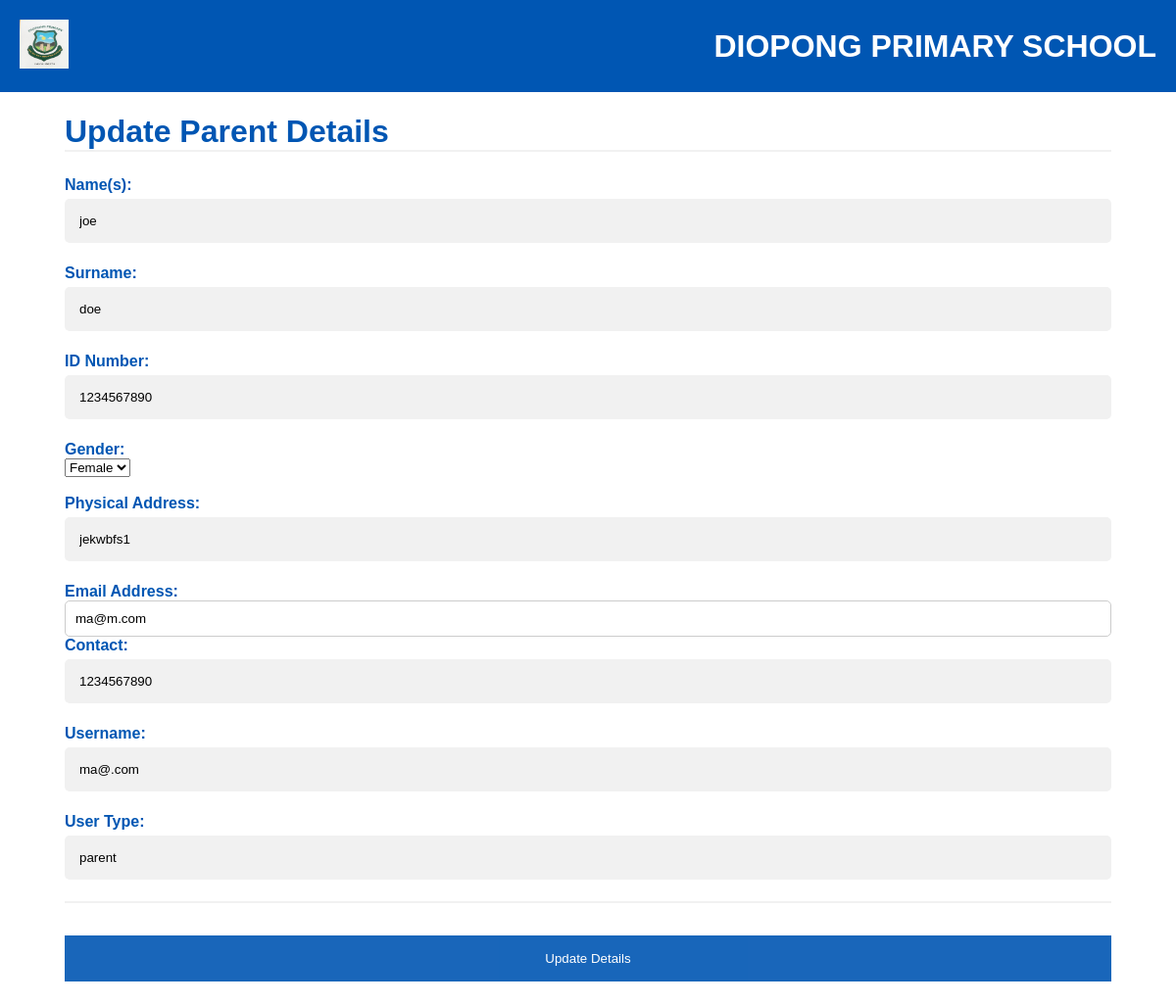
Screenshot of /edit_parent.php with the database file from the repository.
### tables this page shows
CREATE TABLE `parent` (
  `parent_id` int(11) NOT NULL,
  `name` varchar(100) DEFAULT NULL,
  `surname` varchar(100) DEFAULT NULL,
  `id_number` bigint(15) DEFAULT NULL,
  `contact` bigint(15) DEFAULT NULL,
  `address` varchar(100) DEFAULT NULL,
  `email` varchar(100) DEFAULT NULL,
  `registration_date` timestamp NULL DEFAULT current_timestamp(),
  `user_type` varchar(100) NOT NULL,
  `username` varchar(100) NOT NULL,
  `gender` enum('male','female','other','') NOT NULL,
  `password` varchar(255) NOT NULL
);

### edit_parent.php (the view, shortened to what this page needs)
<?php
$conn = new mysqli("localhost", "root", "", "smart_report");
$parent_id = isset($_GET['parent_id']) ? intval($_GET['parent_id']) : 1;
$sql = "SELECT * FROM parent WHERE parent_id = ?";
$stmt = $conn->prepare($sql);
$stmt->bind_param("i", $parent_id);
$stmt->execute();
$result = $stmt->get_result();
$parent = $result->fetch_assoc();
?>
<!DOCTYPE html>
<html lang="en">
<head>
    <link rel="stylesheet" href="styles.css">
</head>
<body>
<a href="dashboard.php" class="back-btn">Back</a>
<div class="header">
    <div>
        <img src="1.jpg" alt="Logo" class="logo">
    </div>
    <div class="dashboard">
        <h1>DIOPONG PRIMARY SCHOOL</h1>
    </div>
</div>
<form action="update_parent.php" method="post">
    <div class="addcontainer">
        <h1>Update Parent Details</h1>
        <hr>
        <label for="name"><b>Name(s):</b></label>
        <input type="text" name="name" id="name" value="<?php echo htmlspecialchars($parent['name']); ?>" required>
        <label for="surname"><b>Surname:</b></label>
        <input type="text" name="surname" id="surname" value="<?php echo htmlspecialchars($parent['surname']); ?>" required>
        <label for="id_number"><b>ID Number:</b></label>
        <input type="text" name="id_number" id="id_number" value="<?php echo htmlspecialchars($parent['id_number']); ?>" required>
        <label for="gender"><b>Gender:</b></label>
        <select name="gender" id="gender" required>
            <option value="female" <?php if ($parent['gender'] == 'female') echo 'selected'; ?>>Female</option>
        </select>
        <br><br>
        <label for="address"><b>Physical Address:</b></label>
        <input type="text" name="address" id="address" value="<?php echo htmlspecialchars($parent['address']); ?>" required>
        <label for="email"><b>Email Address:</b></label>
        <input type="email" name="email" id="email" value="<?php echo htmlspecialchars($parent['email']); ?>" required>
        <label for="contact"><b>Contact:</b></label>
        <input type="text" name="contact" id="contact" value="<?php echo htmlspecialchars($parent['contact']); ?>" required>
        <label for="user_name"><b>Username:</b></label>
        <input type="text" name="user_name" id="user_name" value="<?php echo htmlspecialchars($parent['username']); ?>" required>
        <label for="user_type"><b>User Type:</b></label>
        <input type="text" name="user_type" id="user_type" value="<?php echo htmlspecialchars($parent['user_type']); ?>" required>
        <hr>
        <button type="submit" class="registerbtn">Update Details</button>
    </div>
</form>
</body>
</html>

### styles.css (style rules this page uses)
* { margin: 0; padding: 0; box-sizing: border-box; }
html, body { height: 100%; font-family: Arial, sans-serif; }
.header { position: absolute; top: 0; width: 100%; padding: 20px; display: flex; justify-content: space-between; align-items: center; background-color: #0056b3; }
.logo { width: 50px; height: 50px; color: white; }
.dashboard h1 { color: white; }
label { display: block; color: white; }
input[type="text"], input[type="email"], input[type="password"] { width: 100%; padding: 10px; border: 1px solid #ccc; border-radius: 5px; }
a { color: white; text-decoration: none; }
.addcontainer { padding: 16px; color: #0056b3; margin: 50px; margin-top: 100px; }
.addcontainer label { color: #0056b3; }
input[type=text] { width: 100%; padding: 15px; margin: 5px 0 22px 0; display: inline-block; border: none; background: #f1f1f1; }
hr { border: 1px solid #f1f1f1; margin-bottom: 25px; }
.registerbtn { background-color: #0056b3; color: white; padding: 16px 20px; margin: 8px 0; border: none; cursor: pointer; width: 100%; opacity: 0.9; }
a { color: dodgerblue; }

### edit_parent.php (style rules this page uses)
.back-btn { position: absolute; top: 20px; left: 20px; background-color: #0056b3; color: white; padding: 10px; text-decoration: none; border-radius: 5px; }

### rows the page displays
parent: name "joe", surname "doe", id_number "1234567890", gender "Female", address "jekwbfs1", email "ma@m.com", contact "1234567890", user_name "ma@.com", user_type "parent"
